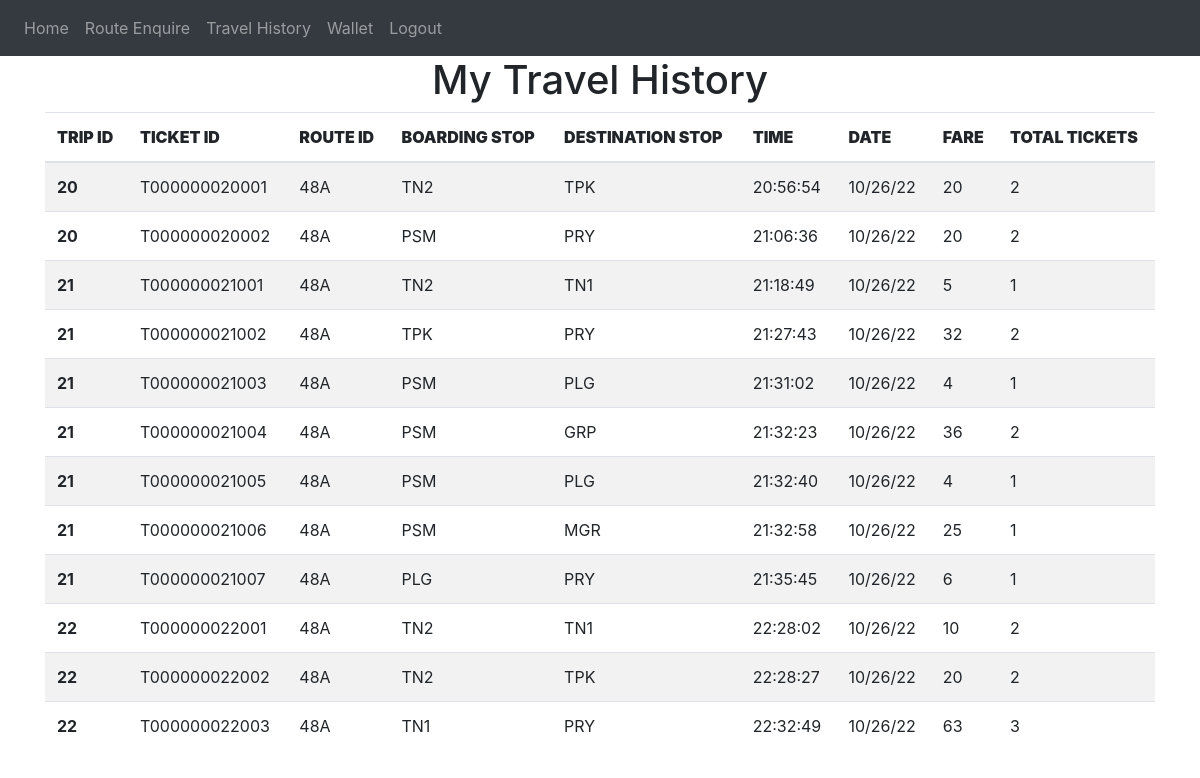
/user-travel-history (signed in), run on an earlier commit of the app's database.
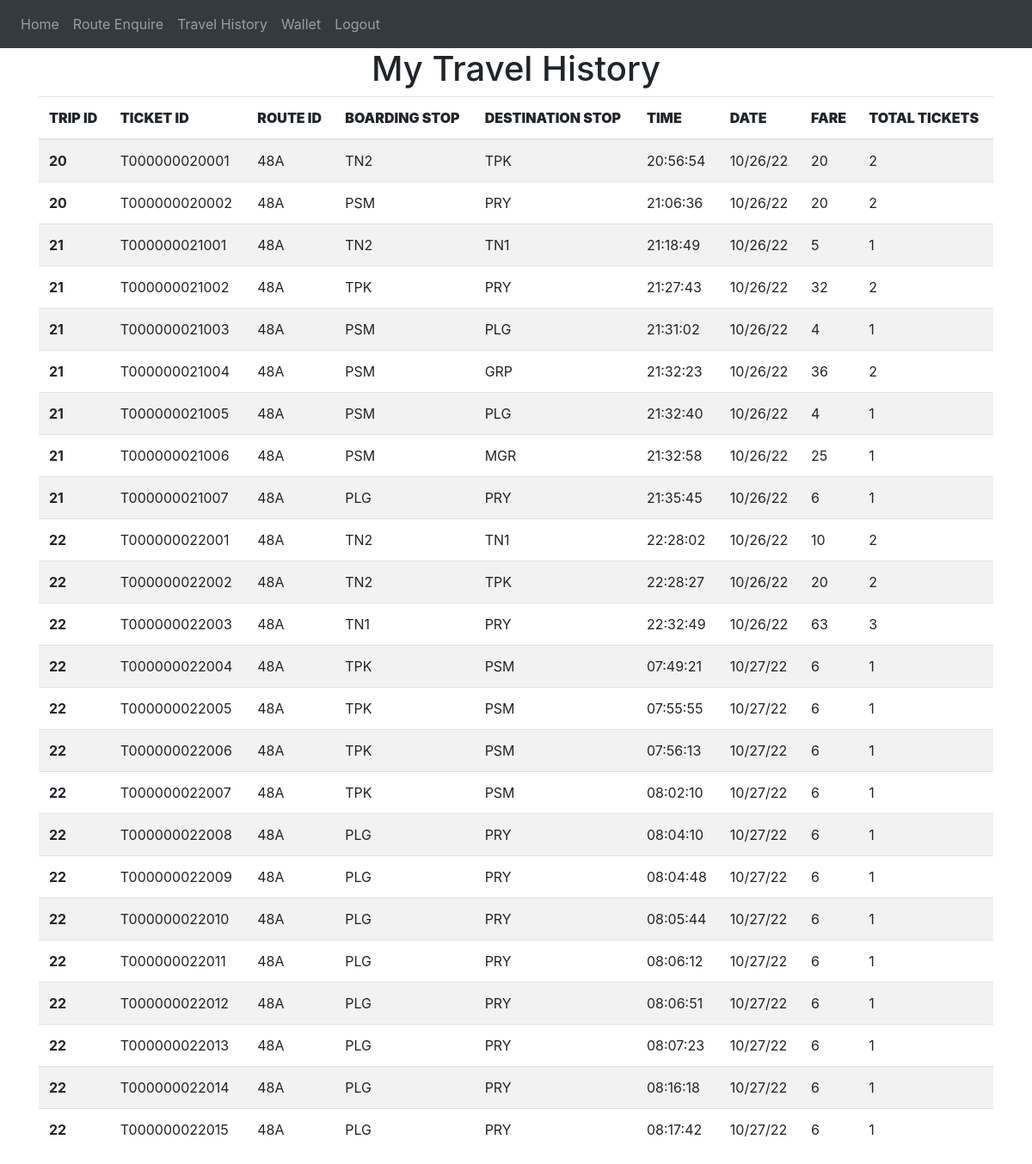
And on a later commit of the database.
### website/models.py (models this page shows)
class Ticket(db.Model,UserMixin):
    ticket_id = db.Column(db.String(100), primary_key = True)
    trip_id = db.Column(db.Integer , db.ForeignKey('trip.trip_id'))
    passenger_account_number =  db.Column(db.String)
    route = db.Column(db.String(100))
    boarding_stop = db.Column(db.String(100))
    destination_stop = db.Column(db.String(100))
    date = db.Column(db.String(100))
    time = db.Column(db.String(100))
    no = db.Column(db.Integer)
    fare = db.Column(db.Integer)

### website/views.py (the view)
@views.route('/user-travel-history', methods=['GET', 'POST'])
@login_required
def user_travel_history():
    trips = Ticket.query.filter_by(passenger_account_number = current_user.account_number).all()
    return render_template("user_travel_history.html" , user = current_user, trips = trips)

### website/__init__.py (called while the page is built)
def create_app():
    app = Flask(__name__)
    app.config['SECRET_KEY'] = '#itsactuallyapassword'
    app.config['SQLALCHEMY_DATABASE_URI'] = f'sqlite:///{DB_NAME}'
    db.init_app(app)
    from .views import views
    from .auth import auth
    app.register_blueprint(views, url_prefix='/')
    app.register_blueprint(auth, url_prefix='/')
    from .models import User, Conductor_details
    create_database(app)
    login_manager = LoginManager()
    login_manager.login_view = 'auth.login'
    login_manager.init_app(app)
    @login_manager.user_loader
    def load_user(id):
        return User.query.get(int(id))
    return app

### website/templates/user_travel_history.html (shortened to what this page needs)
{% extends "base.html" %}
{% block content %}
<div>
    <h1 align = "center">My Travel History </h1>
  <table class="table table-striped">
    <thead>
      <tr>
        <th scope="col" ><b>TRIP ID</b></th>
        <th scope="col"><b>TICKET ID</b></th>
        <th scope="col"><b>ROUTE ID</b></th>
        <th scope="col"><b>BOARDING STOP</b></th>
        <th scope="col"><b>DESTINATION STOP</b></th>
        <th scope="col"><b>TIME</b></th>
        <th scope="col"><b>DATE</b></th>
        <th scope="col"><b>FARE</b></th>
        <th scope="col"><b>TOTAL TICKETS</b></th>
      </tr>
    </thead>
    <tbody>
      {%for t in  trips %}
      <tr>
        <th>{{t.trip_id}}</th>
        <td>{{t.ticket_id}}</td>
        <td>{{t.route}}</td>
        <td>{{t.boarding_stop}}</td>
        <td>{{t.destination_stop}}</td>
        <td>{{t.time}}</td>
        <td>{{t.date}}</td>
        <td>{{t.fare}}</td>
        <td>{{t.no}}</td>
      </tr>
      {%endfor%}
    </tbody>
  </table>
</div>
{% endblock %}

What changed in the data, as far as the page shows it:
added Ticket: trip_id "22", ticket_id "T000000022004", route "48A", boarding_stop "TPK", destination_stop "PSM", time "07:49:21", date "10/27/22", fare "6", no "1"
added Ticket: trip_id "22", ticket_id "T000000022005", route "48A", boarding_stop "TPK", destination_stop "PSM", time "07:55:55", date "10/27/22", fare "6", no "1"
added Ticket: trip_id "22", ticket_id "T000000022006", route "48A", boarding_stop "TPK", destination_stop "PSM", time "07:56:13", date "10/27/22", fare "6", no "1"
added Ticket: trip_id "22", ticket_id "T000000022007", route "48A", boarding_stop "TPK", destination_stop "PSM", time "08:02:10", date "10/27/22", fare "6", no "1"
added Ticket: trip_id "22", ticket_id "T000000022008", route "48A", boarding_stop "PLG", destination_stop "PRY", time "08:04:10", date "10/27/22", fare "6", no "1"
added Ticket: trip_id "22", ticket_id "T000000022009", route "48A", boarding_stop "PLG", destination_stop "PRY", time "08:04:48", date "10/27/22", fare "6", no "1"
added Ticket: trip_id "22", ticket_id "T000000022010", route "48A", boarding_stop "PLG", destination_stop "PRY", time "08:05:44", date "10/27/22", fare "6", no "1"
added Ticket: trip_id "22", ticket_id "T000000022011", route "48A", boarding_stop "PLG", destination_stop "PRY", time "08:06:12", date "10/27/22", fare "6", no "1"
added Ticket: trip_id "22", ticket_id "T000000022012", route "48A", boarding_stop "PLG", destination_stop "PRY", time "08:06:51", date "10/27/22", fare "6", no "1"
added Ticket: trip_id "22", ticket_id "T000000022013", route "48A", boarding_stop "PLG", destination_stop "PRY", time "08:07:23", date "10/27/22", fare "6", no "1"
added Ticket: trip_id "22", ticket_id "T000000022014", route "48A", boarding_stop "PLG", destination_stop "PRY", time "08:16:18", date "10/27/22", fare "6", no "1"
added Ticket: trip_id "22", ticket_id "T000000022015", route "48A", boarding_stop "PLG", destination_stop "PRY", time "08:17:42", date "10/27/22", fare "6", no "1"
